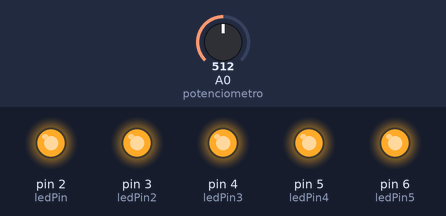
A sketch run on a simulated Arduino Uno, built with avr-gcc and run on an emulated ATmega328P. Parts: output pins drawn as LEDs (lit = HIGH). The test bench sets the inputs (shaded band); at power-on: A0 (potenciometro) = 512.

Above: at 1.2 s.
1.3 s: A0 (potenciometro) set to 23
2.8 s: A0 (potenciometro) set to 18
At 4.0 s:
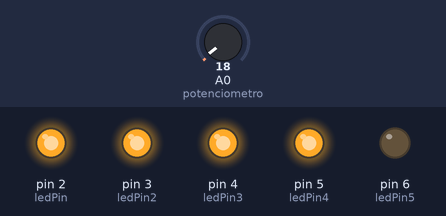
4.3 s: A0 (potenciometro) set to 0
At 5.3 s:
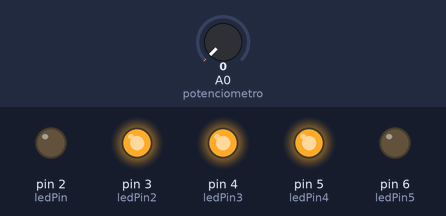
5.8 s: A0 (potenciometro) set to 20
At 6.5 s:
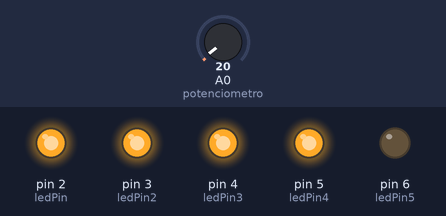
7.3 s: A0 (potenciometro) set to 122
At 7.6 s:
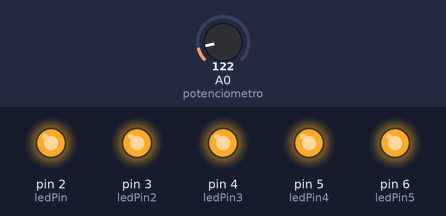
Timing chart, 0 to 9.8 s (numbered marks = the images above; inputs shaded):
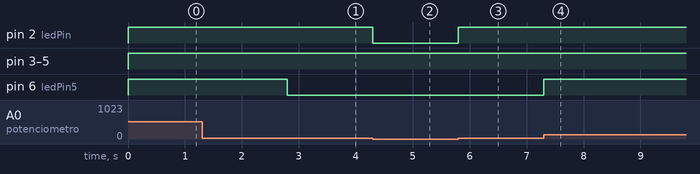

Measured:
- the behaviour switches between 21 and 20 on A0 (potenciometro) (found by bisection; images 0 and 1)
- after the input at 1.3 s, every drawn part: stays the same
- after the input at 2.8 s, pin 6 (ledPin5): HIGH → LOW at once
- after the input at 4.3 s, pin 2 (ledPin): HIGH → LOW at once
- after the input at 5.8 s, pin 2 (ledPin): LOW → HIGH at once
- after the input at 7.3 s, pin 6 (ledPin5): LOW → HIGH at once

The sketch:

5_leds_regulados.ino
```cpp
int ledPin  = 2;
int ledPin2 = 3;
int ledPin3 = 4;
int ledPin4 = 5;
int ledPin5 = 6;
int potenciometro = A0;

void setup() {
  pinMode(ledPin, OUTPUT);
  pinMode(ledPin2, OUTPUT);
  pinMode(ledPin3, OUTPUT);
  pinMode(ledPin4, OUTPUT);
  pinMode(ledPin5, OUTPUT);
  pinMode(potenciometro, INPUT);
}

void loop() {
  potenciometro = analogRead(A0);
  if (potenciometro > 1 && potenciometro < 1023) {
    digitalWrite(ledPin, HIGH);

    if (potenciometro > 5 && potenciometro < 1023) {
      digitalWrite(ledPin2, HIGH);

      if (potenciometro > 10 && potenciometro < 1023) {
        digitalWrite(ledPin3, HIGH);

        if (potenciometro > 15 && potenciometro < 1023) {
          digitalWrite(ledPin4, HIGH);

          if (potenciometro > 20 && potenciometro < 1023) {
            digitalWrite(ledPin5, HIGH);

          }
          else {
            digitalWrite(ledPin5, LOW);
          }
        }
        else {
          digitalWrite(ledPin4, LOW);
        }
      }
      else {
        digitalWrite(ledPin3, LOW);
      }

    }
    else {
      digitalWrite(ledPin2, LOW);
    }

  } else {
    digitalWrite(ledPin, LOW);
  }
}
```
